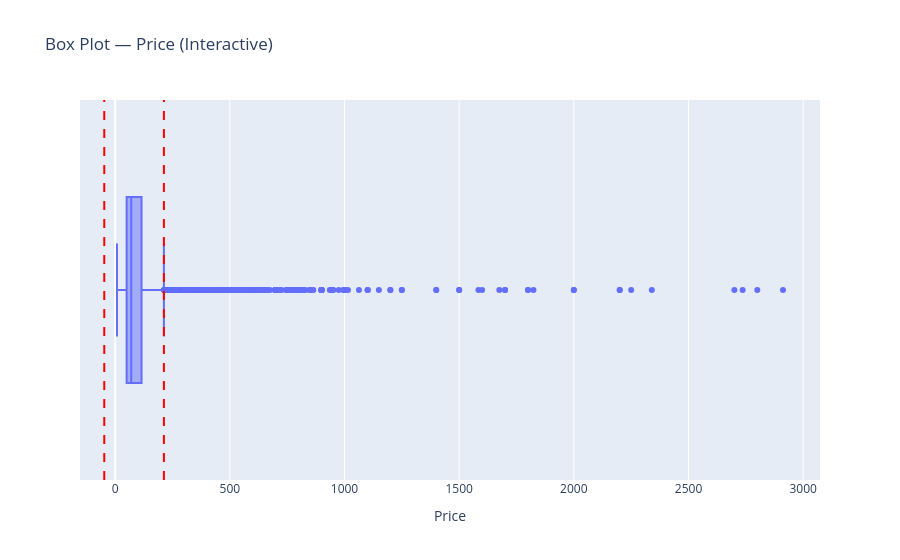

Write notebook code for a chart like this one.
### Code cell
Q1 = df['price'].quantile(0.25)
Q3 = df['price'].quantile(0.75)
IQR = Q3 - Q1
lower, upper = Q1 - 1.5 * IQR, Q3 + 1.5 * IQR

outliers_iqr = df[(df['price'] < lower) | (df['price'] > upper)]
print(f'IQR outliers in price: {len(outliers_iqr)}')

fig = px.box(
    df,
    x='price',
    points='outliers',
    title='Box Plot — Price (Interactive)'
)

fig.add_vline(x=lower, line_dash="dash", line_color="red")
fig.add_vline(x=upper, line_dash="dash", line_color="red")

fig.update_layout(xaxis_title="Price")

fig.show()

### Figure 1 — Plotly figure (JSON) as saved in the notebook; plotly's stock layout.template omitted (floating-point values rounded to 4 significant figures; data arrays with more than 128 entries replaced by an {"elided": "..."} marker saying what was removed)
{"data": [{"alignmentgroup": "True", "boxpoints": "outliers", "hovertemplate": "price=%{x}<extra></extra>", "legendgroup": "", "marker": {"color": "#636efa"}, "name": "", "notched": false, "offsetgroup": "", "orientation": "h", "showlegend": false, "type": "box", "x": {"elided": "12137 float values"}, "x0": " ", "xaxis": "x", "y0": " ", "yaxis": "y"}], "layout": {"boxmode": "group", "legend": {"tracegroupgap": 0}, "shapes": [{"line": {"color": "red", "dash": "dash"}, "type": "line", "x0": -47.5, "x1": -47.5, "xref": "x", "y0": 0, "y1": 1, "yref": "y domain"}, {"line": {"color": "red", "dash": "dash"}, "type": "line", "x0": 212.5, "x1": 212.5, "xref": "x", "y0": 0, "y1": 1, "yref": "y domain"}], "title": {"text": "Box Plot — Price (Interactive)"}, "xaxis": {"anchor": "y", "domain": [0, 1], "title": {"text": "Price"}}, "yaxis": {"anchor": "x", "domain": [0, 1]}}}
